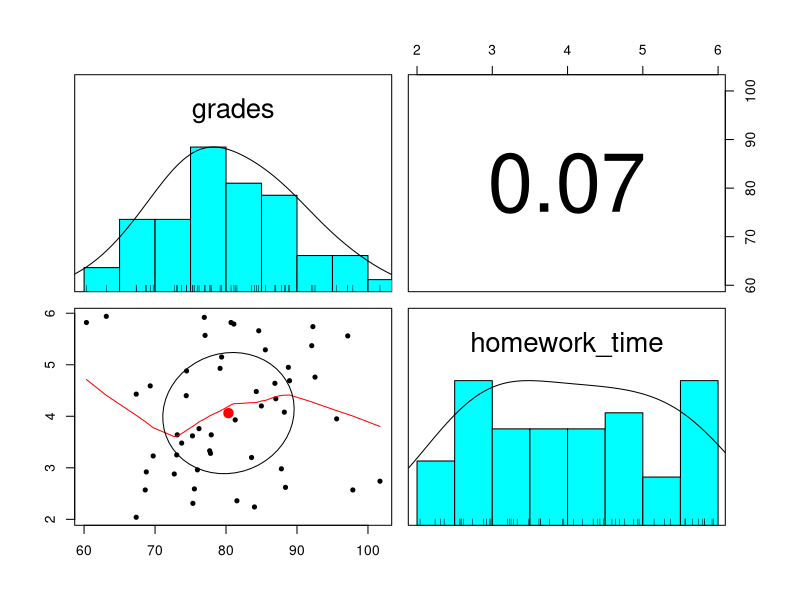
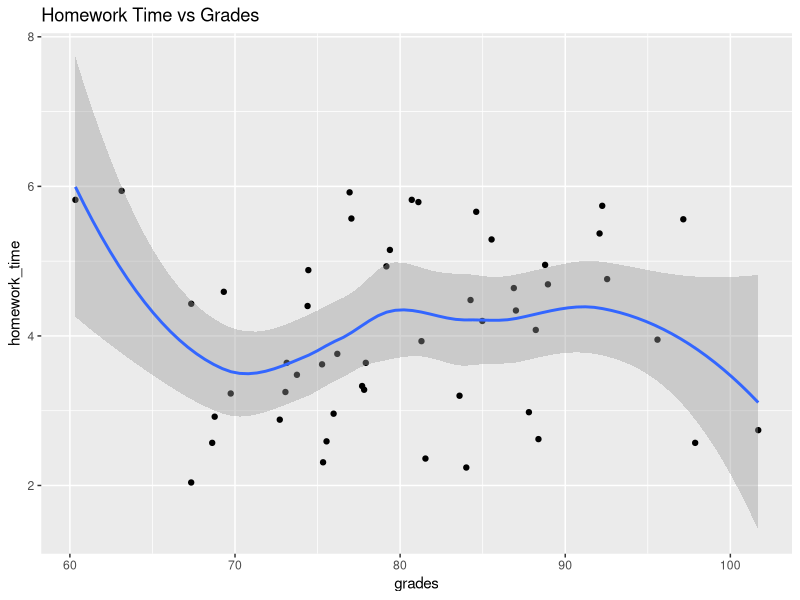
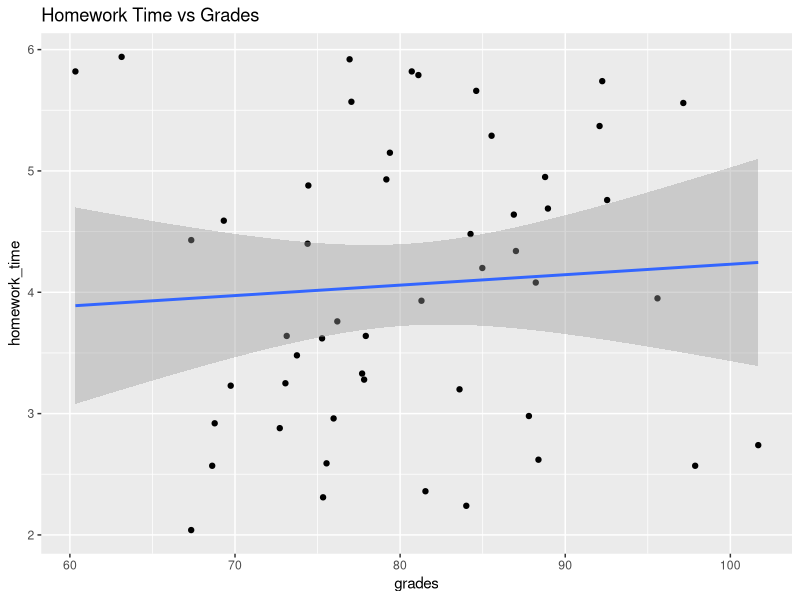

Recreate these plots in R, in order.
rm(list = ls()) # clear out the variables from memory to make a clean execution of the code.

# If you want to remove all previous plots and clear the console, run the following two lines.
graphics.off() # clear out all plots from previous work.

cat("\014") # clear the console

#library(tidyverse)
# A better way to code...
# Find out if the library is not already installed and\
# if not, install the library and then load it.

if(!require('tidyverse')) {
  install.packages('tidyverse')
  library('tidyverse')
}
if(!require('psych')) {
  install.packages('psych')
  library('psych')
}


# Create some synthetic data
set.seed(123) # set the seed for reproducibility
n_students <- 50
grades <- rnorm(n = n_students, mean = 80, sd = 10)
homework_time <- round(runif(n = n_students, min = 2, max = 6), digits = 2)
myData <- data.frame(grades, homework_time)

pairs.panels(myData)

# Plot the data using ggplot
ggplot(myData, aes(x = grades, y = homework_time)) +
  geom_point() +
  labs(title = "Homework Time vs Grades") + geom_smooth()

# Plot the data using ggplot with lm model

ggplot(myData, aes(x = grades, y = homework_time)) +
  geom_point() +
  labs(title = "Homework Time vs Grades") + geom_smooth(method = lm)


mod <- lm(data = myData, homework_time ~ grades)
summary(mod)
